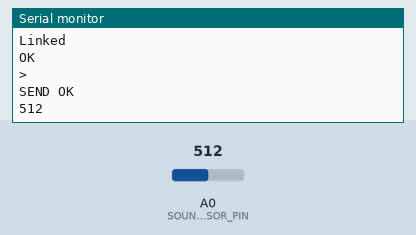
Recording of a sketch running on a simulated Arduino Uno, built with avr-gcc and run on an emulated ATmega328P. On the bench: the last lines printed to the serial monitor. The inputs (shaded band) are chosen by the test bench; at power-on: A0 (SOUND_SENSOR_PIN) = 512. The modem accepts every AT command (registered, SIM ready, sends succeed) and sends nothing else.

Above: at 15.0 s.
15.1 s: A0 (SOUND_SENSOR_PIN) set to 990
At 16.8 s:
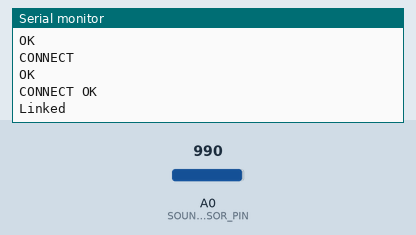
23.3 s: A0 (SOUND_SENSOR_PIN) set to 1018
At 25.6 s:
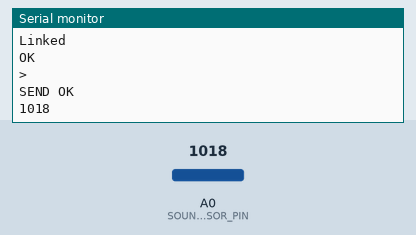
Timing chart, 0 to 25.8 s (numbered marks = the images above; inputs shaded):
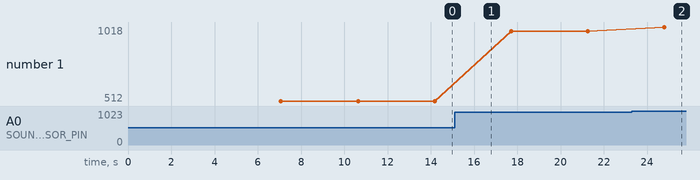

Measured:
- the behaviour switches between 999 and 1000 on A0 (SOUND_SENSOR_PIN) (found by bisection; images 1 and 2)
- after the input at 23.3 s, the serial monitor: prints a new line after 1.5 s (image 2)
- plotted number 1: 512 → 990 after the input at 15.1 s, 990 → 1018 after the input at 23.3 s

The sketch:

______.ino
```cpp
#include <SoftwareSerial.h>

const byte rxPin = 2;
const byte txPin = 3;
const int SOUND_SENSOR_PIN = A0; //입력 핀 A0를 상수로 정의
int sensorValue;

SoftwareSerial ESP8266 (rxPin, txPin);

void setup() {
  Serial.begin(9600);
  ESP8266.begin(9600);
  delay(2000);
  ESP8266.println("AT+RST\r\n"); //모듈 리셋
  delay(1000);
  ESP8266.println("AT+CWMODE=3\r\n"); //모드 3번 AP +Station Mode, 디바이이스 + AP 기능
  delay(1000);
  //ESP8266.println("AT+CWJAP=\"U+Net62A1\",\"1000011355\"\"\r\n"); //공유기 접속
  ESP8266.println("AT+CWJAP=\"CSE-720\",\"mansi@2421\"\"\r\n"); //공유기 접속
  delay(3000);


}

void printResponse() {
  while (ESP8266.available()) {
    Serial.println(ESP8266.readStringUntil('\n'));
  }
}

void loop() {
  sensorValue = analogRead(SOUND_SENSOR_PIN);
  //analogRead() 함수를 이용 A0핀으로부터 아날로그 입력을 받는다.
  Serial.println(sensorValue);
  //소리 센서의 값을 시리얼 모니터에 출력
  ESP8266.println("AT+CIPMUX=1"); //다중접속 설정을 1로한다.
  delay(1000);
  printResponse();
  ESP8266.println("AT+CIPSTART=4,\"TCP\",\"192.168.0.130\",80"); //포트연결
  delay(1000);
  printResponse();
  String StsensorValue = String(sensorValue); //int형으로 가져온 센서값을 String으로 변환
  String cmd = "GET http://localhost/write_data.php?num="+StsensorValue+" HTTP/1.0";

  //GET할 주소 형식은 HTTP/1.0
  ESP8266.println("AT+CIPSEND=4," + String(cmd.length() + 4)); //데이터 전송
  delay(1000);

  ESP8266.println(cmd);
  delay(200);
  ESP8266.println();
  delay(200);
  printResponse();

//  delay(5000);
}
```
